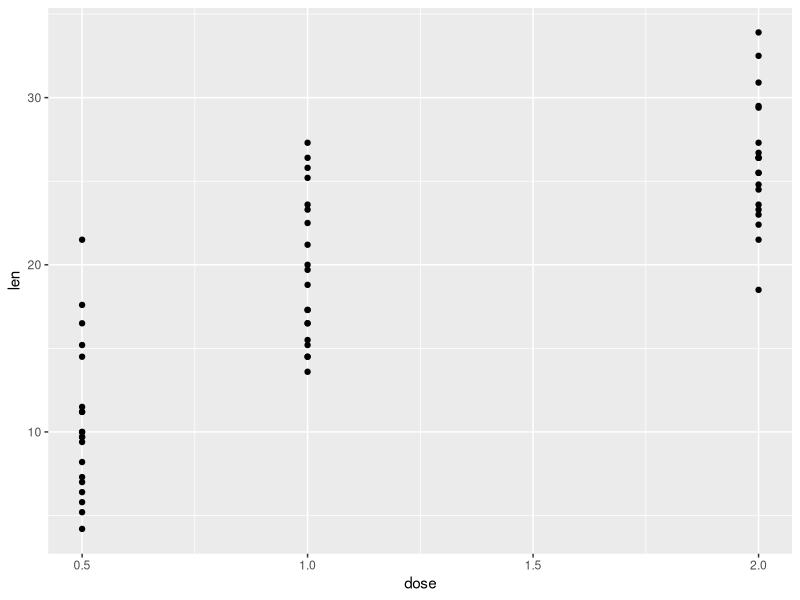
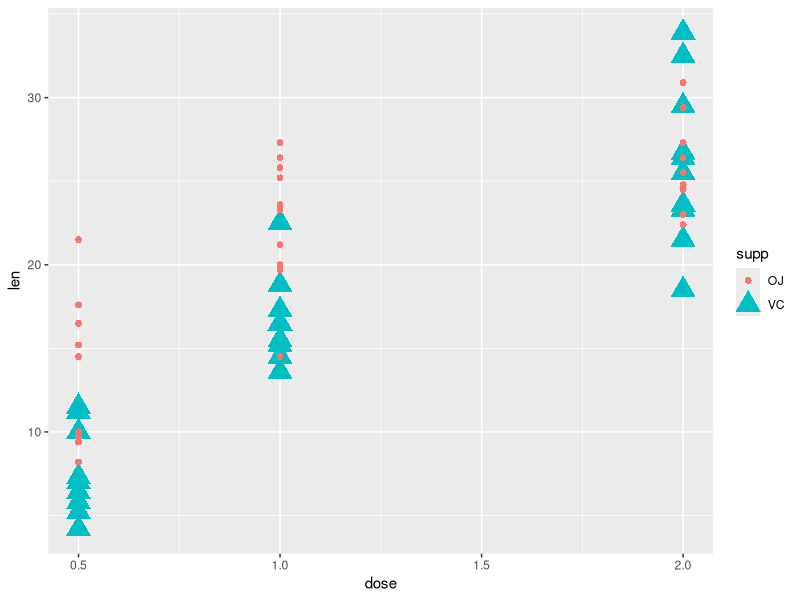
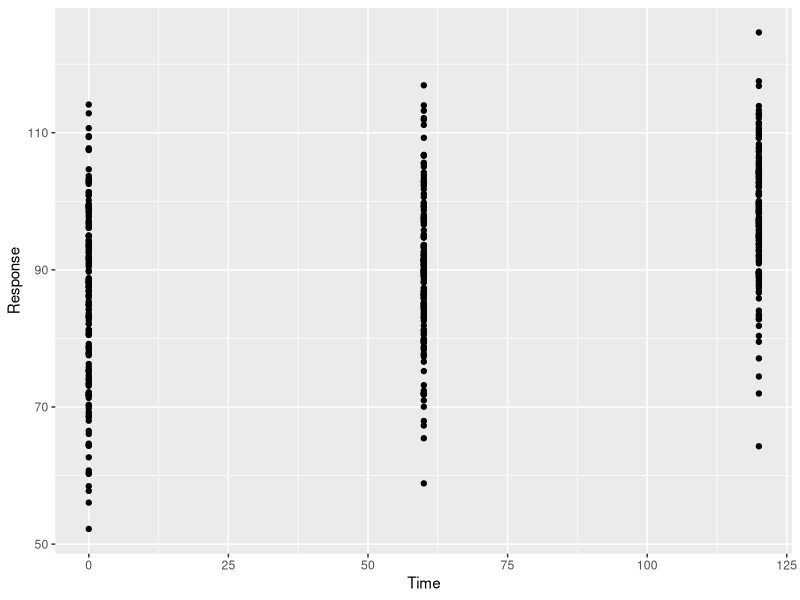
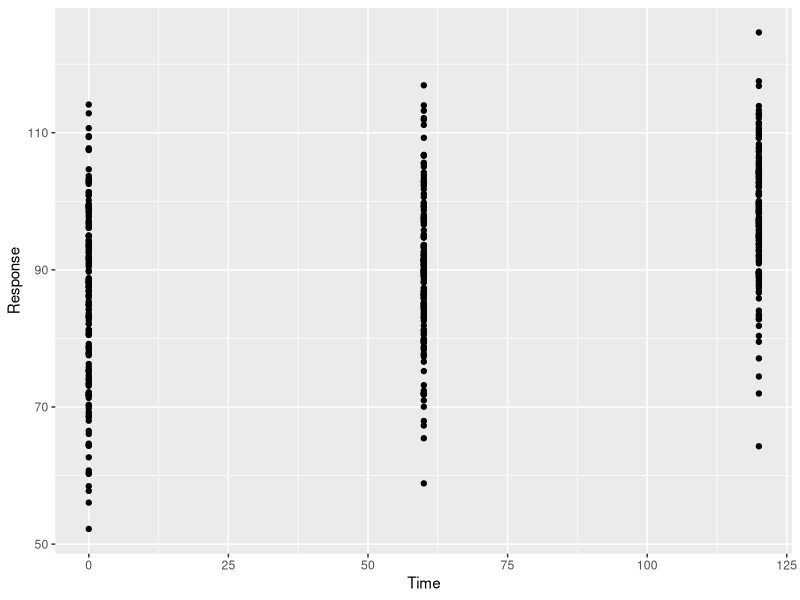
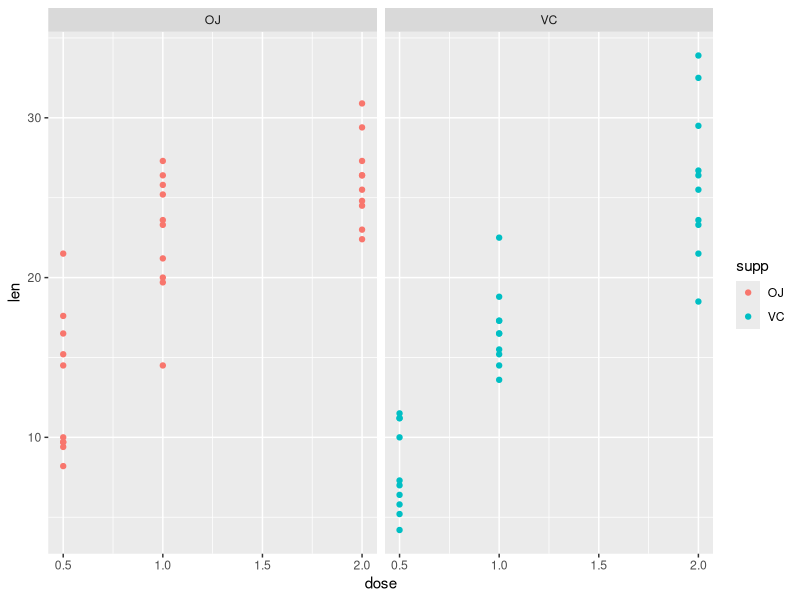
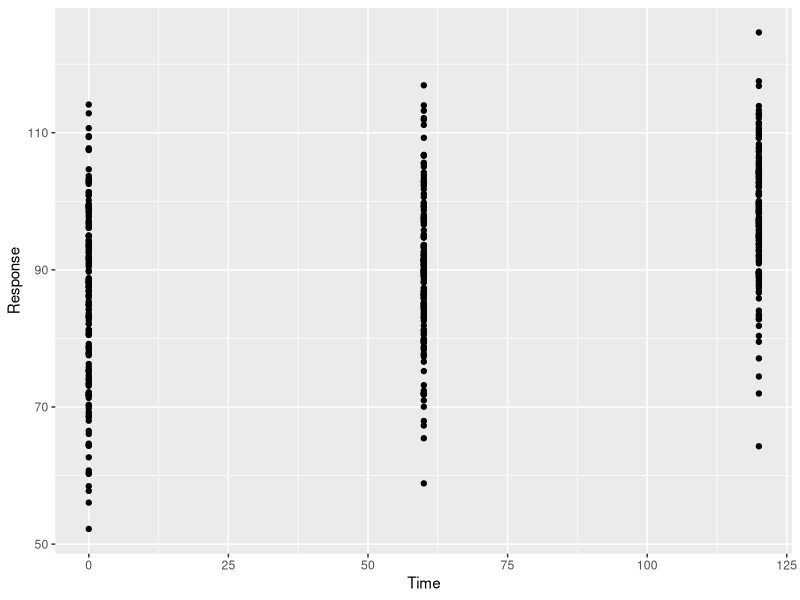
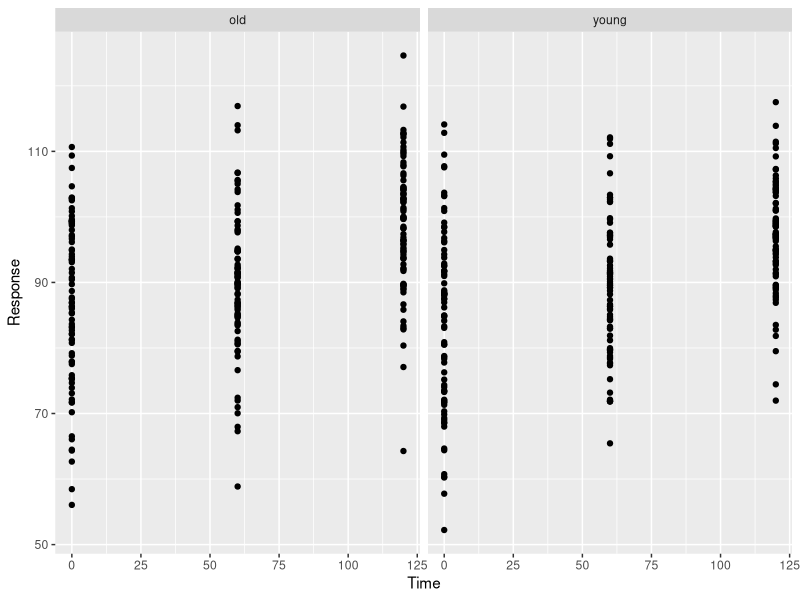
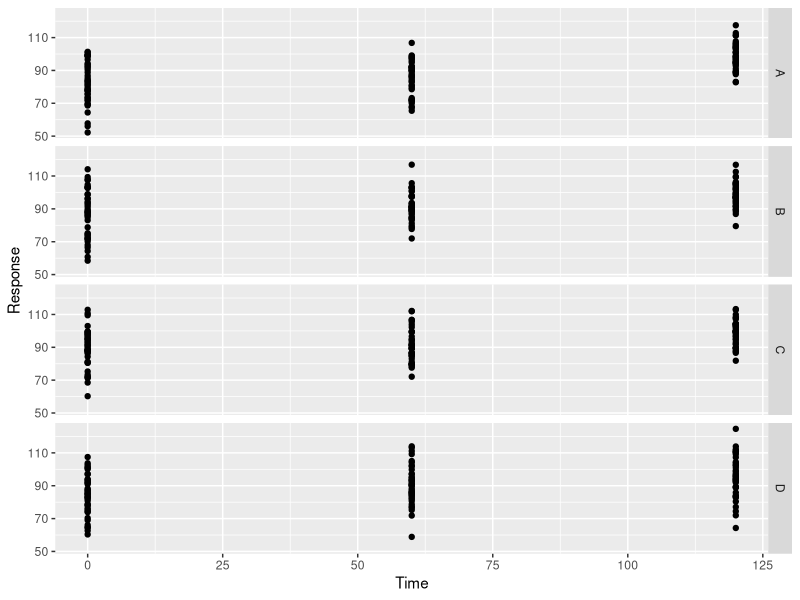

Recreate these plots in R, in order.
## ---- chunk 1
library(tidyverse)
## ---- chunk 2
ToothGrowth
## ---- chunk 3
ggplot(data=ToothGrowth)+
  geom_point(mapping = aes(x=dose, y=len))
## ---- chunk 4
ggplot(data = ToothGrowth) +
  geom_point(mapping = aes(x = dose, y = len, col = supp, shape=supp, size=supp))
## ---- chunk 5
data <- read_csv('simulated_data.csv')
data
## ---- chunk 6
ggplot(data=data)+
  geom_point(mapping=aes(x=Time, y=Response))
## ---- chunk 7
ggplot(data=data)+
  geom_point(mapping=aes(x=Time, y=Response))
## ---- chunk 8
ggplot(data=ToothGrowth)+
  geom_point(mapping = aes(x=dose, y=len, col=supp))+
  facet_wrap(~supp)
## ---- chunk 9
plot<- ggplot(data) + geom_point(aes(x=Time, y=Response))
plot
## ---- chunk 10
plot + facet_grid(.~Age_Category)
## ---- chunk 11
plot + facet_grid(Treatment~.)
## ---- chunk 12
plot + facet_grid(Age_Category~Treatment)
## ---- chunk 13
plot + facet_wrap(~Treatment)
## ---- chunk 14
ggplot(ToothGrowth)+
     geom_point(mapping=aes(x=dose, y=len))
## ---- chunk 15
ggplot(ToothGrowth)+
     geom_smooth(mapping=aes(x=dose, y=len))
## ---- chunk 16
ggplot(data) + geom_boxplot(aes(x=Treatment, y=Response))
## ---- chunk 17
ggplot(ToothGrowth) +
  geom_jitter(aes(x=supp, y=len))+
  geom_boxplot(aes(x=supp, y=len))
  
  
## ---- chunk 18
ggplot(ToothGrowth, aes(x=supp, y=len)) + 
  geom_jitter()+
  geom_boxplot()
## ---- chunk 19
ggplot(ToothGrowth, aes(x=supp, y=len, col=supp))+
  geom_boxplot()+
  geom_jitter()+
  theme_classic()
## ---- chunk 20
ggplot(ToothGrowth, aes(x=supp, y=len, col=supp))+
  geom_boxplot()+
  geom_jitter()+
  theme_minimal()
## ---- chunk 21
ggplot(ToothGrowth, aes(x=supp, y=len, col=supp))+
  geom_boxplot()+
  geom_jitter()+
  theme_classic()+
  labs(title= "Guinea Pig Tooth Length with Vitamin C",
       subtitle = "Data facetted by supplement type",
       x= "Supplement Type",
       y= "Tooth length (cm)",
       color = "Supplement",
       caption = "Data from ToothGrowth in Base R")
## ---- chunk 22
ggplot(data, aes(x=Treatment, y=Response, col=Age_Category))+
  geom_boxplot()+
  facet_grid(.~Time) +
  labs(title= "Response measurement over time",
       x= "Treatment",
       y= "Response",
       color = "Age Group")
